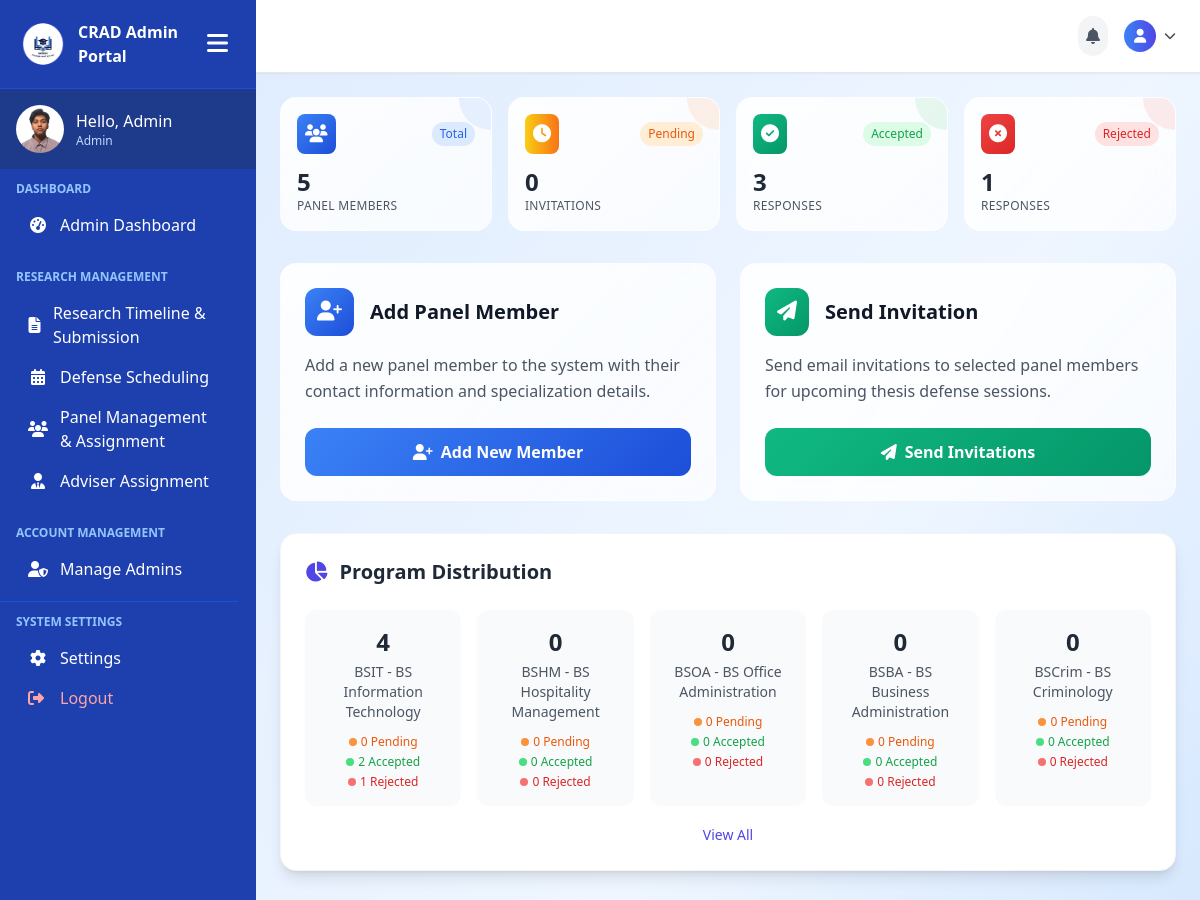
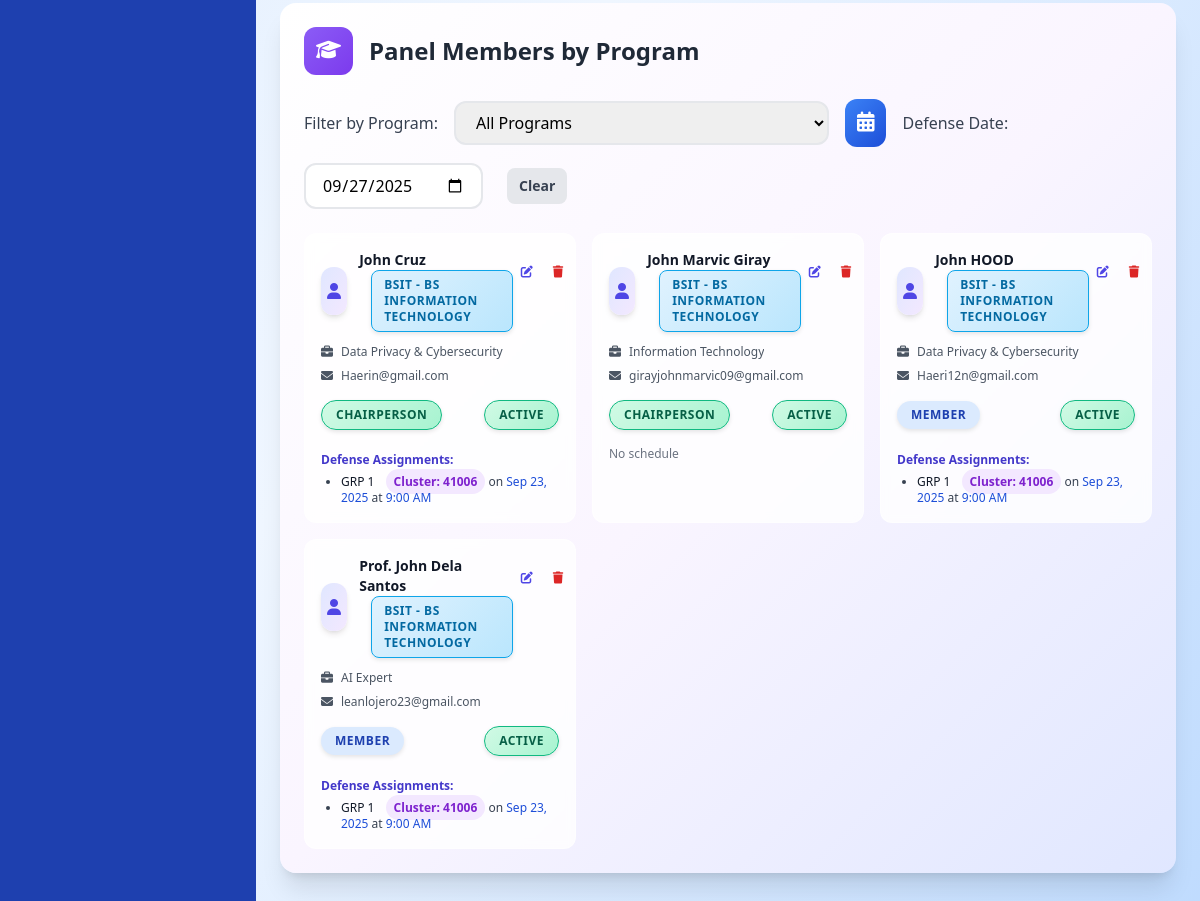
The page /admin-pages/panel-assignment.php (signed in) on the database its author committed (2 pictures, top to bottom).
### tables this page shows
CREATE TABLE `user_tbl` (
  `user_id` int(11) NOT NULL,
  `email` varchar(150) NOT NULL,
  `password` varchar(255) NOT NULL,
  `role` enum('Admin','Faculty','Student') NOT NULL DEFAULT 'Student',
  `created_at` timestamp NOT NULL DEFAULT current_timestamp()
);

CREATE TABLE `panel_members` (
  `id` int(11) NOT NULL,
  `first_name` varchar(50) NOT NULL,
  `last_name` varchar(50) NOT NULL,
  `email` varchar(100) NOT NULL,
  `specialization` varchar(100) NOT NULL,
  `program` varchar(50) DEFAULT NULL,
  `status` enum('active','inactive') DEFAULT 'active',
  `role` enum('chairperson','member') NOT NULL DEFAULT 'member',
  `created_at` timestamp NOT NULL DEFAULT current_timestamp(),
  `updated_at` timestamp NOT NULL DEFAULT current_timestamp() ON UPDATE current_timestamp()
);

CREATE TABLE `defense_panel` (
  `id` int(11) NOT NULL,
  `defense_id` int(11) NOT NULL,
  `faculty_id` int(11) NOT NULL,
  `role` enum('chair','member') DEFAULT 'member',
  `created_at` timestamp NOT NULL DEFAULT current_timestamp()
);

CREATE TABLE `groups` (
  `id` int(11) NOT NULL,
  `name` varchar(255) NOT NULL,
  `program` varchar(50) NOT NULL,
  `cluster_id` int(11) DEFAULT NULL,
  `join_code` varchar(10) DEFAULT NULL,
  `created_at` timestamp NOT NULL DEFAULT current_timestamp()
);

CREATE TABLE `clusters` (
  `id` int(11) NOT NULL,
  `program` varchar(100) NOT NULL,
  `cluster` varchar(50) NOT NULL,
  `school_year` varchar(20) NOT NULL,
  `faculty_id` int(11) DEFAULT NULL,
  `assigned_date` date DEFAULT NULL,
  `student_count` int(11) DEFAULT 0,
  `capacity` int(11) DEFAULT 50,
  `status` enum('assigned','pending','unassigned') DEFAULT 'unassigned',
  `created_date` timestamp NOT NULL DEFAULT current_timestamp() ON UPDATE current_timestamp()
);

CREATE TABLE `defense_schedules` (
  `id` int(11) NOT NULL,
  `group_id` int(11) DEFAULT NULL,
  `defense_date` date DEFAULT NULL,
  `start_time` time DEFAULT NULL,
  `end_time` time DEFAULT NULL,
  `room_id` int(11) DEFAULT NULL,
  `status` enum('scheduled','completed','cancelled','failed','passed','pre_completed') DEFAULT 'scheduled',
  `created_at` timestamp NOT NULL DEFAULT current_timestamp(),
  `defense_type` enum('pre_oral','final','pre_oral_redefense','final_redefense') DEFAULT NULL,
  `defense_result` enum('pending','passed','failed','redefense') DEFAULT 'pending',
  `parent_defense_id` int(11) DEFAULT NULL,
  `redefense_reason` text DEFAULT NULL,
  `is_redefense` tinyint(1) DEFAULT 0,
  `completed_at` timestamp NULL DEFAULT NULL,
  `updated_at` timestamp NOT NULL DEFAULT current_timestamp() ON UPDATE current_timestamp()
);

### admin-pages/panel-assignment.php (the view, shortened to what the rows shown need)
<?php
include('../includes/connection.php');
$programs = [
    'bsit' => 'BSIT - BS Information Technology',
    'bshm' => 'BSHM - BS Hospitality Management',
    'bsoa' => 'BSOA - BS Office Administration',
    'bsba' => 'BSBA - BS Business Administration',
    'bscrim' => 'BSCrim - BS Criminology',
    'beed' => 'BEEd - Bachelor of Elementary Education',
    'bsed' => 'BSEd - Bachelor of Secondary Education',
    'bscpe' => 'BSCpE - BS Computer Engineering',
    'bstm' => 'BSTM - BS Tourism Management',
    'bsentrep' => 'BSEntrep - BS Entrepreneurship',
    'bsais' => 'BSAIS - BS Accounting Information System',
    'bspsych' => 'BSPsych - BS Psychology',
    'blis' => 'BLIS - BL Information Science'
];
$panel_query = "SELECT * FROM panel_members ORDER BY program, last_name, first_name";
$panel_result = $conn->query($panel_query);
$panel_members_by_program = [];
while ($row = $panel_result->fetch_assoc()) {
    $program = $row['program'];
    if (!isset($panel_members_by_program[$program])) {
        $panel_members_by_program[$program] = [];
    }
    $assignments = [];
    $defense_panel_query = "SELECT dp.*, ds.defense_date, ds.start_time, ds.end_time, ds.group_id, g.name as group_name, c.cluster as cluster_name
        FROM defense_panel dp
        JOIN defense_schedules ds ON dp.defense_id = ds.id
        JOIN groups g ON ds.group_id = g.id
        LEFT JOIN clusters c ON g.cluster_id = c.id
        WHERE dp.faculty_id = " . intval($row['id']) . "
        ORDER BY ds.defense_date DESC, ds.start_time DESC";
    $defense_panel_result = $conn->query($defense_panel_query);
    while ($ap = $defense_panel_result->fetch_assoc()) {
        $assignments[] = $ap;
    }
    $row['defense_assignments'] = $assignments;
    $panel_members_by_program[$program][] = $row;
}
?>
<!DOCTYPE html>
<html lang="en">
<head>
    <link rel="stylesheet" href="../assets/css/style-panel-assignment.css">
    <script src="https://cdn.tailwindcss.com"></script>
    <link rel="stylesheet" href="https://cdn.jsdelivr.net/npm/flatpickr/dist/flatpickr.min.css">
    <link rel="stylesheet" href="https://cdnjs.cloudflare.com/ajax/libs/font-awesome/6.0.0/css/all.min.css">
</head>
<body class="bg-gradient-to-br from-blue-100 via-blue-50 to-blue-200 h-screen overflow-hidden">
    <div class="min-h-screen flex">
        <?php include('../includes/admin-sidebar.php'); ?>
        <main class="flex-1 overflow-y-auto p-6">
<div class="bg-white rounded-2xl p-6 mb-8 shadow-lg border border-gray-100">
    <div class="flex items-center justify-between mb-6">
        <h2 class="text-xl font-bold text-gray-800 flex items-center">
            <i class="fas fa-chart-pie text-indigo-600 mr-3"></i>
            Program Distribution
        </h2>
    </div>
</div>
            <div class="bg-gradient-to-br from-white via-purple-50 to-indigo-100 rounded-2xl p-6 mb-8 animate-scale-in shadow-xl border-0">
                <div class="flex items-center mb-6">
                    <h2 class="text-2xl font-bold text-gray-800">
                        Panel Members by Program
                    </h2>
                </div>
                <?php
                $first = true;
                foreach ($programs as $program_key => $program_name):
                    $members = $panel_members_by_program[$program_key] ?? [];
                ?>
                <div class="program-content <?php echo $first ? 'active' : ''; ?>" id="program-<?php echo $program_key; ?>">
                    <?php if (count($members) > 0): ?>
                        <div class="grid grid-cols-1 md:grid-cols-2 lg:grid-cols-3 gap-4">
                            <?php foreach ($members as $row): ?>
                            <div class="bg-white/80 backdrop-blur-sm rounded-xl p-4 border border-white/40 hover:shadow-lg transition-all duration-300 hover:-translate-y-1 panel-member-card">
                                <div class="flex items-start justify-between mb-3">
                                    <div class="flex items-center">
                                        <div class="w-12 h-12 rounded-xl bg-gradient-to-br from-indigo-100 to-purple-100 flex items-center justify-center shadow-md mr-3">
                                            <i class="fas fa-user text-indigo-600"></i>
                                        </div>
                                        <div>
                                                <h3 class="font-bold text-gray-900 text-sm"><?php echo $row['first_name'] . ' ' . $row['last_name']; ?></h3>
                                                <span class="text-xs <?php echo $row['program'] . '-badge'; ?> program-badge">
                                                    <?php echo $programs[$row['program']]; ?>
                                                </span>
                                            </div>
                                    </div>
                                    <div class="flex space-x-1">
                                        <a href="admin-pages/panel-assignment.php?edit_id=<?php echo $row['id']; ?>" class="p-2 text-indigo-600 hover:bg-indigo-100 rounded-lg transition-colors" title="Edit">
                                            <i class="fas fa-edit text-xs"></i>
                                        </a>
                                        <button type="button" onclick="showDeleteModal(<?php echo $row['id']; ?>)" class="p-2 text-red-600 hover:bg-red-100 rounded-lg transition-colors" title="Delete">
                                            <i class="fas fa-trash text-xs"></i>
                                        </button>
                                    </div>
                                </div>
                                <div class="space-y-2">
                                    <div class="flex items-center text-xs text-gray-600">
                                        <i class="fas fa-briefcase mr-2 w-3"></i>
                                        <span class="truncate"><?php echo $row['specialization']; ?></span>
                                    </div>
                                    <div class="flex items-center text-xs text-gray-600">
                                        <i class="fas fa-envelope mr-2 w-3"></i>
                                        <span class="truncate"><?php echo $row['email']; ?></span>
                                    </div>
                                    <div class="flex items-center justify-between pt-2">
                                        <span class="status-badge <?php echo $row['role'] == 'chairperson' ? 'status-accepted' : 'bg-blue-100 text-blue-800'; ?> text-xs">
                                            <?php echo ucfirst($row['role']); ?>
                                        </span>
                                        <span class="status-badge <?php echo $row['status'] == 'active' ? 'status-accepted' : 'bg-gray-100 text-gray-800'; ?> text-xs">
                                            <?php echo ucfirst($row['status']); ?>
                                        </span>
                                    </div>
                                    <?php
                                    $selectedDate = isset($_GET['defense_date']) ? $_GET['defense_date'] : '';
                                    $assignments = $row['defense_assignments'];
                                    $filteredAssignments = [];
                                    if (!empty($selectedDate)) {
                                        foreach ($assignments as $as) {
                                            if ($as['defense_date'] === $selectedDate) {
                                                $filteredAssignments[] = $as;
                                            }
                                        }
                                    } else {
                                        $filteredAssignments = $assignments;
                                    }
                                    ?>
                                    <?php if (!empty($filteredAssignments)): ?>
                                    <div class="pt-2">
                                        <span class="text-xs font-semibold text-indigo-700">Defense Assignments:</span>
                                        <ul class="list-disc ml-5 mt-1 text-xs text-gray-700">
                                            <?php foreach ($filteredAssignments as $as): ?>
                                                <li>
                                                    <span class="font-medium text-gray-900"><?php echo $as['group_name']; ?></span>
                                                    <?php if (!empty($as['cluster_name'])): ?>
                                                        <span class="ml-2 px-2 py-1 bg-purple-100 text-purple-700 rounded-full text-xs font-semibold">Cluster: <?php echo htmlspecialchars($as['cluster_name']); ?></span>
                                                    <?php endif; ?>
                                                    on <span class="text-blue-700 defense-date" data-date="<?php echo $as['defense_date']; ?>"><?php echo date('M j, Y', strtotime($as['defense_date'])); ?></span>
                                                    at <span class="text-blue-700"><?php echo date('g:i A', strtotime($as['start_time'])); ?></span>
                                                </li>
                                            <?php endforeach; ?>
                                        </ul>
                                    </div>
                                    <?php else: ?>
                                    <div class="pt-2 text-xs text-gray-500">No schedule</div>
                                    <?php endif; ?>
                                </div>
                            </div>
                            <?php endforeach; ?>
                        </div>
                    <?php endif; ?>
                </div>
                <?php
                $first = false;
                endforeach;
                ?>
            </div>
</body>
</html>

### includes/admin-sidebar.php (shortened to what the rows shown need)
<?php
include("../includes/connection.php");
$user_id = $_SESSION['user_id'];
$sql = "SELECT role FROM user_tbl WHERE user_id = ?";
$stmt = $conn->prepare($sql);
$stmt->bind_param("i", $user_id);
$stmt->execute();
$result = $stmt->get_result();
$user = $result->fetch_assoc();
$role = $user['role'];
$greeting = "Hello, " . match($role) {
    'admin' => 'Admin',
    'student' => 'Student',
    default => 'Admin'
};
?>
<!DOCTYPE html>
<html lang="en">
<head>
    <script src="https://cdn.tailwindcss.com"></script>
    <link rel="stylesheet" href="https://cdnjs.cloudflare.com/ajax/libs/font-awesome/6.5.0/css/all.min.css">
</head>
<body>
<div class="sidebar sidebar-transition bg-blue-800 text-white flex flex-col hidden md:flex h-screen w-64" id="sidebar">
    <div class="p-4 flex items-center space-x-3 bg-blue-900">
        <div>
            <p class="font-medium profile-name"><?php echo htmlspecialchars($greeting); ?></p>
            <p class="text-xs text-blue-200 profile-role"><?php echo htmlspecialchars($role); ?></p>
        </div>
    </div>
</div>
</body>
</html>

### rows shown on the page
user_tbl: role "Hello, Admin", role "Admin"
panel_members: first_name "John", last_name "Cruz", program "BSIT - BS INFORMATION TECHNOLOGY", specialization "Data Privacy & Cybersecurity", email "Haerin@gmail.com", role "CHAIRPERSON", status "ACTIVE"
defense_panel: groups.name "GRP 1", clusters.cluster "41006", defense_schedules.defense_date "Sep 23, 2025", defense_schedules.start_time "9:00 AM"
panel_members: first_name "John Marvic", last_name "Giray", program "BSIT - BS INFORMATION TECHNOLOGY", specialization "Information Technology", email "girayjohnmarvic09@gmail.com", role "CHAIRPERSON", status "ACTIVE", shows "No schedule"
panel_members: first_name "John", last_name "HOOD", program "BSIT - BS INFORMATION TECHNOLOGY", specialization "Data Privacy & Cybersecurity", email "Haeri12n@gmail.com", role "MEMBER", status "ACTIVE"
defense_panel: groups.name "GRP 1", clusters.cluster "41006", defense_schedules.defense_date "Sep 23, 2025", defense_schedules.start_time "9:00 AM"
panel_members: first_name "Prof. John Dela", last_name "Santos", program "BSIT - BS INFORMATION TECHNOLOGY", specialization "AI Expert", email "leanlojero23@gmail.com", role "MEMBER", status "ACTIVE"
defense_panel: groups.name "GRP 1", clusters.cluster "41006", defense_schedules.defense_date "Sep 23, 2025", defense_schedules.start_time "9:00 AM"

### other values the page prints
count($all_panel_members) "5"
$stats['pending'] "0"
$stats['accepted'] "3"
$stats['rejected'] "1"
$member_count "4"
$program_name "BSIT - BS Information Technology"
$program_stats_data['pending'] "0"
$program_stats_data['accepted'] "2"
$program_stats_data['rejected'] "1"
$member_count "0"
$program_name "BSHM - BS Hospitality Management"
$program_stats_data['accepted'] "0"
$program_stats_data['rejected'] "0"
$program_name "BSOA - BS Office Administration"
$program_name "BSBA - BS Business Administration"
